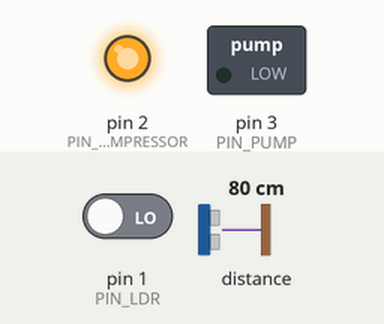
Bench run of a sketch on a simulated Arduino Uno, built with avr-gcc and run on an emulated ATmega328P. Parts: switched loads named in the sketch (green lamp = pin HIGH), output pins drawn as LEDs (lit = HIGH). Inputs (shaded band) come from the test bench; at power-on: pin 1 (PIN_LDR) LOW, distance to the obstacle 80 cm.

Above: at 1.8 s.
1.9 s: pin 1 (PIN_LDR) driven HIGH
At 2.6 s:
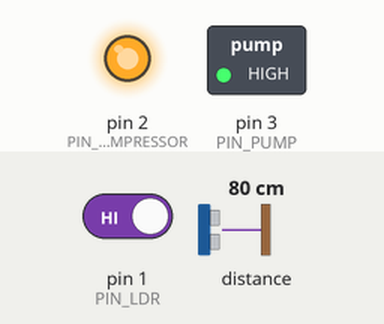
At 10.5 s:
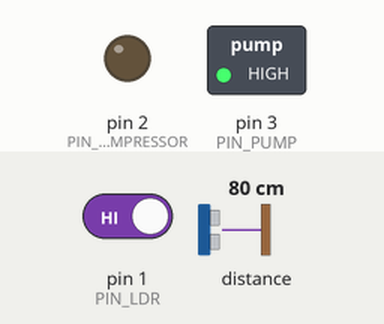
Timing chart, 0 to 13.5 s (numbered marks = the images above; inputs shaded):
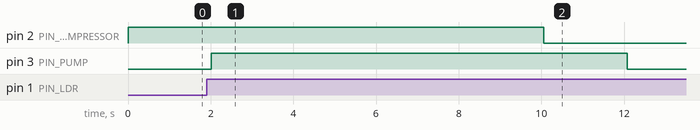

The sketch:

SedimentationTank.ino
```cpp
/**********************************************************
 * Sedimentation Tank
 */
#include "Ultrasonic.h"

// Pin definitions
#define PIN_ULTRASONIC  0
#define PIN_PUMP        3
#define PIN_COMPRESSOR  2
#define PIN_LDR         1

// Minimum water level
#define CM_MIN_THRESH   10
// Water half level
#define CM_HALF_THRESH  (TANK_HEIGHT/2)
// Maximum water level
#define CM_MAX_THRESH   (TANK_HEIGHT*9/10)
// Height hysteresis
#define CM_HYSTERESIS   3
// Filter weight
#define CM_ALPHA        0.1f

// Water level calculation parameters
// Sensor offset above the tank cover
#define SENSOR_OFFSET        8
// Tank height
#define TANK_HEIGHT          200
// Convert sonar reading to water level
#define CM_TO_HEIGHT(a)      ( ((a)<TANK_HEIGHT+SENSOR_OFFSET)? (TANK_HEIGHT-(a-SENSOR_OFFSET)) : 0 )

// Compressor ON time
#define COMPRESSOR_ON_MS    (10 * 1000)
// Compressor OFF time
#define COMPRESSOR_OFF_MS   (10 * 60 * 1000)
// Compressor total cycle time
#define COMPRESSOR_CYCLE_MS (2 * 60 * 60 * 1000)

// Pump ON time
#define PUMP_ON_MS          (10 * 1000)
// Pump OFF fime
#define PUMP_OFF_MS         (10 * 1000)

// Ultrasonic sensor object
Ultrasonic ultrasonic(PIN_ULTRASONIC);

// Current and previous sonar reading
long prevCm = CM_MAX_THRESH;
long currCm = 0;

// LDR previous status
int prevLDR;

// Compressor status variables
bool compressorOn;
unsigned long compressorCycleStart;
unsigned long compressorStart;

// Pump status variables
bool pumpOn;
unsigned long pumpStart;
long pumpExpCm;

////////////////////////////////////////////////////////////////
// Switch compressor on/off
void setCompressor(bool on)
{
  Serial.print("Setting compressor ");
  Serial.println(on? "HIGH" : "LOW");

  digitalWrite(PIN_COMPRESSOR, on? HIGH : LOW);
  compressorOn = on;
  compressorStart = millis();
}

////////////////////////////////////////////////////////////////
// Switch pump on/off
void setPump(bool on)
{
  Serial.print("Setting pump ");
  Serial.println(on? "HIGH" : "LOW");

  digitalWrite(PIN_PUMP, on? HIGH : LOW);
  pumpOn = on;
  pumpStart = millis();
}

////////////////////////////////////////////////////////////////
// Apply a moving average to the sonar reading and store
// filtered value in global var currCm
long filterCm(long cm)
{
  float tmp = currCm;
  float tmp1 = cm;
  float tmp2 = (tmp * (1-CM_ALPHA)) + (tmp1 * CM_ALPHA);

  prevCm = currCm;
  currCm = (long)tmp2;
}

////////////////////////////////////////////////////////////////
// Sketch setup function
void setup() {
  pinMode(PIN_PUMP, OUTPUT);
  setPump(false);

  pinMode(PIN_COMPRESSOR, OUTPUT);
  setCompressor(false);

  pinMode(PIN_LDR, INPUT);
  prevLDR = digitalRead(PIN_LDR);
}

////////////////////////////////////////////////////////////////
// Sketch main loop
void loop() {
  unsigned long delta;
  long rd, cm;

  if (compressorCycleStart != 0)
  {
    // compressor cycle is active
    if (compressorOn)
    {
      // compressor is on, check if it is time to switch it off
      delta = millis() - compressorStart;
      if (delta > COMPRESSOR_ON_MS)
      {
        setCompressor(false);

        // check if the compressor cycle duration has ben reached
        delta = millis() - compressorCycleStart;
        if (delta > COMPRESSOR_CYCLE_MS)
        {
          compressorCycleStart = 0;
        }
      }
    }
    else
    {
      // compressor is off, check if it is time to switch it on
      unsigned long delta = millis() - compressorStart;
      if (delta > COMPRESSOR_OFF_MS)
      {
        setCompressor(true);
      }
    }
  }

  if (pumpOn)
  {
    // pump is on. Keep pump on for a maximum of PUMP_ON_MS, then switch it off
    delta = millis() - pumpStart;
    if (delta > PUMP_ON_MS)
    {
      setPump(false);
    }
  }
  else
  {
    // pump is off. If the pumpExpCm is set, then we need to check if it's time
    // to sitch the pump on
    if (pumpExpCm != 0)
    {
      delta = millis() - pumpStart;
      if (delta > PUMP_OFF_MS)
      {
        setPump(true);
      }
    }
  }

  // update water level
  rd = ultrasonic.MeasureInCentimeters();
  cm = CM_TO_HEIGHT(rd);
  filterCm(cm);
  Serial.print("Cm: ");
  Serial.print(cm);
  Serial.print(",");
  Serial.print(rd);
  Serial.print(", Filtered: ");
  Serial.print(currCm);
  Serial.print(" / ");
  Serial.print(prevCm);
  Serial.print(" / ");
  Serial.println(pumpExpCm);

  // check if the expected level has been reached
  if (pumpExpCm != 0)
  {
    if (currCm < pumpExpCm)
    {
      // expected level reached: switch off pump
      Serial.print("Level reached ");
      Serial.print(currCm);
      Serial.print(" / ");
      Serial.println(pumpExpCm);

      setPump(false);
      pumpExpCm = 0;
    }
  }

  if (currCm > prevCm + CM_HYSTERESIS)
  {
    // water added. Start compressor cycle
    if (compressorCycleStart == 0) {
      setCompressor(true);
    }

    compressorCycleStart = millis();
  }

  // update LDR
  int ldr = digitalRead(PIN_LDR);
  Serial.print("LDR: ");
  Serial.println(ldr);

  if ((ldr == 1) && (prevLDR == 0))
  {
    // new day: switch on pump until tank is empty
    Serial.println("New day!");

    pumpExpCm = CM_MIN_THRESH;
    if (!pumpOn)
      setPump(true);

    prevLDR = ldr;
  }

  if ((currCm > CM_MAX_THRESH) && (pumpExpCm == 0))
  {
    // tank is full: pump on
    Serial.print("Level > max ");
    Serial.print(currCm);
    Serial.print(" / ");
    Serial.println(CM_MAX_THRESH);

    pumpExpCm = CM_HALF_THRESH;
    if (!pumpOn)
      setPump(true);
  }

  if (currCm < CM_MIN_THRESH)
  {
    // tank is empty: pump off
    Serial.print("Level < min ");
    Serial.print(currCm);
    Serial.print(" / ");
    Serial.println(CM_MIN_THRESH);

    pumpExpCm = 0;
    setPump(false);
  }

  delay(1000);
}
```

Measured:
- after the input at 1.9 s, pin 3 (PIN_PUMP): LOW → HIGH after 0.12 s, → LOW 10.1 s later
